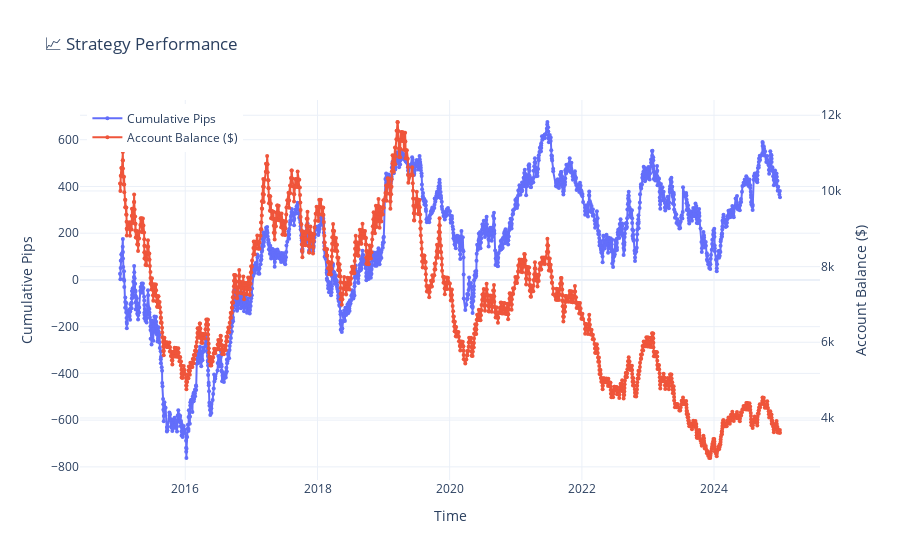
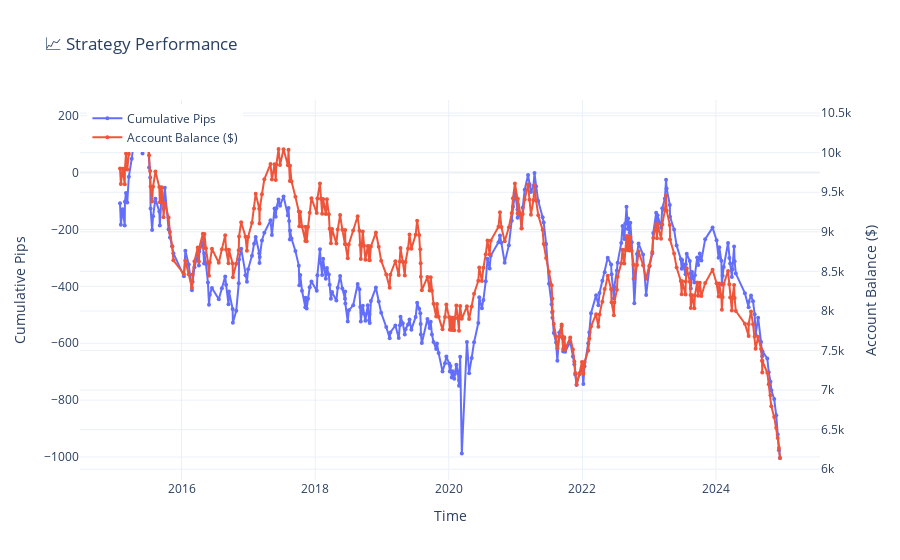
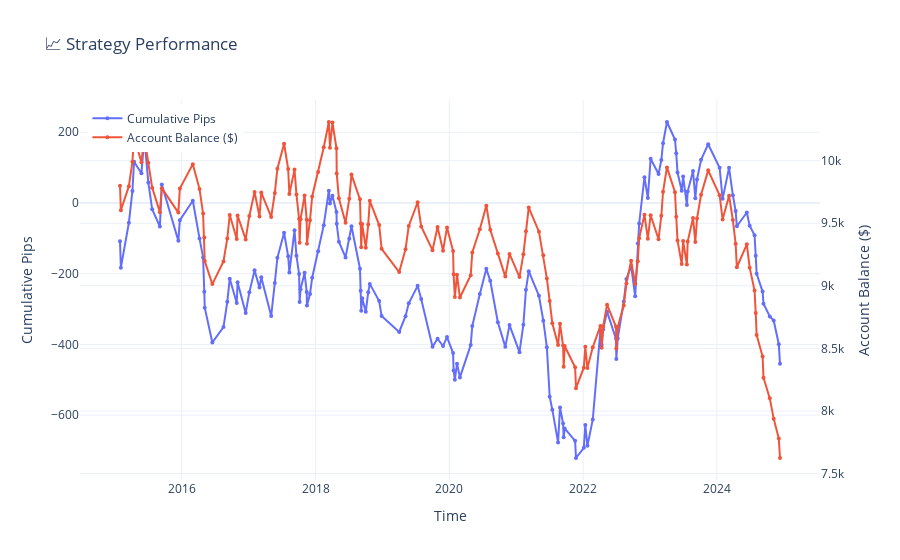
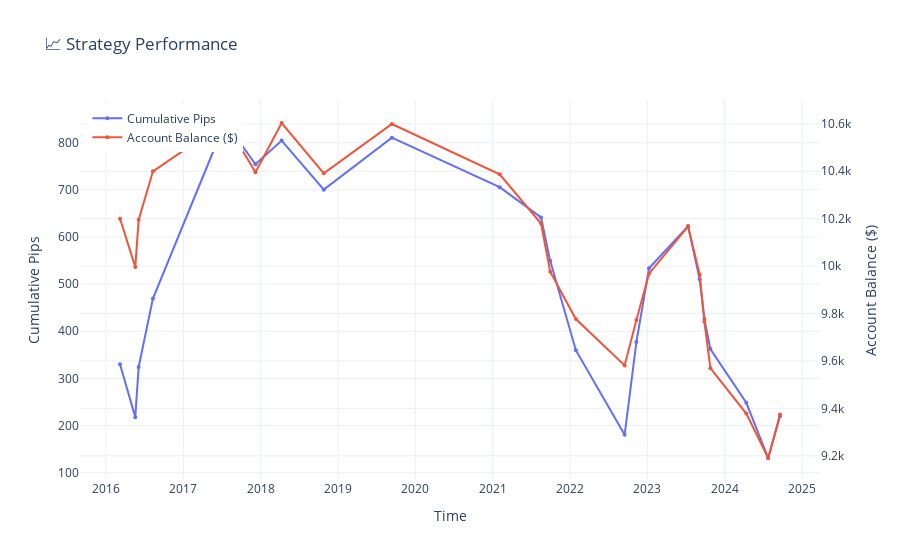

The notebook cell these images were saved under, in order:
### Code cell
pairs = ["AUD_USD", "EUR_USD", "GBP_USD", "USD_CHF", "USD_JPY"]
granularities = ['M5', 'M30', 'H1', 'H4']

for pair in pairs:
    for g in granularities:
        print(f"{pair} {g}")
        df = pd.read_pickle(f"../backtesting/results/{pair}_{g}_analyzed.pkl")
        summarize_trades(df)

### Figure 1 — Plotly figure (JSON) as saved in the notebook; plotly's stock layout.template omitted (floating-point values rounded to 4 significant figures; data arrays with more than 128 entries replaced by an {"elided": "..."} marker saying what was removed)
{"data": [{"line": {"width": 2}, "marker": {"size": 4}, "mode": "lines+markers", "name": "Cumulative Pips", "type": "scatter", "x": {"elided": "1894 str values"}, "y": {"elided": "1894 float values"}}, {"line": {"width": 2}, "marker": {"size": 4}, "mode": "lines+markers", "name": "Account Balance ($)", "type": "scatter", "x": {"elided": "1894 str values"}, "y": {"elided": "1894 float values"}, "yaxis": "y2"}], "layout": {"hovermode": "x unified", "legend": {"x": 0.01, "y": 0.99}, "title": {"text": "📈 Strategy Performance"}, "xaxis": {"title": {"text": "Time"}}, "yaxis": {"title": {"text": "Cumulative Pips"}}, "yaxis2": {"overlaying": "y", "side": "right", "title": {"text": "Account Balance ($)"}}}}

### Figure 2 — Plotly figure (JSON) as saved in the notebook; plotly's stock layout.template omitted (floating-point values rounded to 4 significant figures; data arrays with more than 128 entries replaced by an {"elided": "..."} marker saying what was removed)
{"data": [{"line": {"width": 2}, "marker": {"size": 4}, "mode": "lines+markers", "name": "Cumulative Pips", "type": "scatter", "x": {"elided": "337 str values"}, "y": {"elided": "337 float values"}}, {"line": {"width": 2}, "marker": {"size": 4}, "mode": "lines+markers", "name": "Account Balance ($)", "type": "scatter", "x": {"elided": "337 str values"}, "y": {"elided": "337 float values"}, "yaxis": "y2"}], "layout": {"hovermode": "x unified", "legend": {"x": 0.01, "y": 0.99}, "title": {"text": "📈 Strategy Performance"}, "xaxis": {"title": {"text": "Time"}}, "yaxis": {"title": {"text": "Cumulative Pips"}}, "yaxis2": {"overlaying": "y", "side": "right", "title": {"text": "Account Balance ($)"}}}}

### Figure 3 — Plotly figure (JSON) as saved in the notebook; plotly's stock layout.template omitted (floating-point values rounded to 4 significant figures; data arrays with more than 128 entries replaced by an {"elided": "..."} marker saying what was removed)
{"data": [{"line": {"width": 2}, "marker": {"size": 4}, "mode": "lines+markers", "name": "Cumulative Pips", "type": "scatter", "x": {"elided": "156 str values"}, "y": {"elided": "156 float values"}}, {"line": {"width": 2}, "marker": {"size": 4}, "mode": "lines+markers", "name": "Account Balance ($)", "type": "scatter", "x": {"elided": "156 str values"}, "y": {"elided": "156 float values"}, "yaxis": "y2"}], "layout": {"hovermode": "x unified", "legend": {"x": 0.01, "y": 0.99}, "title": {"text": "📈 Strategy Performance"}, "xaxis": {"title": {"text": "Time"}}, "yaxis": {"title": {"text": "Cumulative Pips"}}, "yaxis2": {"overlaying": "y", "side": "right", "title": {"text": "Account Balance ($)"}}}}

### Figure 4 — Plotly figure (JSON) as saved in the notebook; plotly's stock layout.template omitted (floating-point values rounded to 4 significant figures)
{"data": [{"line": {"width": 2}, "marker": {"size": 4}, "mode": "lines+markers", "name": "Cumulative Pips", "type": "scatter", "x": ["2016-03-07T14:00:00+00:00", "2016-05-18T17:00:00+00:00", "2016-06-03T17:00:00+00:00", "2016-08-10T01:00:00+00:00", "2017-07-18T01:00:00+00:00", "2017-12-07T06:00:00+00:00", "2018-04-10T01:00:00+00:00", "2018-10-26T01:00:00+00:00", "2019-09-12T13:00:00+00:00", "2021-02-02T14:00:00+00:00", "2021-08-17T01:00:00+00:00", "2021-09-29T09:00:00+00:00", "2022-01-28T10:00:00+00:00", "2022-09-15T21:00:00+00:00", "2022-11-10T10:00:00+00:00", "2023-01-09T02:00:00+00:00", "2023-07-12T13:00:00+00:00", "2023-09-05T09:00:00+00:00", "2023-09-27T17:00:00+00:00", "2023-10-25T21:00:00+00:00", "2024-04-12T13:00:00+00:00", "2024-07-24T21:00:00+00:00", "2024-09-18T17:00:00+00:00"], "y": [329.9, 217.9, 324.3, 469.3, 843.9, 754.1, 804.5, 700.4, 810.7, 705.7, 641.5, 549.4, 359.8, 180.5, 377.1, 533.6, 623.1, 510.4, 425.8, 362.4, 248.3, 131.2, 219.6]}, {"line": {"width": 2}, "marker": {"size": 4}, "mode": "lines+markers", "name": "Account Balance ($)", "type": "scatter", "x": ["2016-03-07T14:00:00+00:00", "2016-05-18T17:00:00+00:00", "2016-06-03T17:00:00+00:00", "2016-08-10T01:00:00+00:00", "2017-07-18T01:00:00+00:00", "2017-12-07T06:00:00+00:00", "2018-04-10T01:00:00+00:00", "2018-10-26T01:00:00+00:00", "2019-09-12T13:00:00+00:00", "2021-02-02T14:00:00+00:00", "2021-08-17T01:00:00+00:00", "2021-09-29T09:00:00+00:00", "2022-01-28T10:00:00+00:00", "2022-09-15T21:00:00+00:00", "2022-11-10T10:00:00+00:00", "2023-01-09T02:00:00+00:00", "2023-07-12T13:00:00+00:00", "2023-09-05T09:00:00+00:00", "2023-09-27T17:00:00+00:00", "2023-10-25T21:00:00+00:00", "2024-04-12T13:00:00+00:00", "2024-07-24T21:00:00+00:00", "2024-09-18T17:00:00+00:00"], "y": [10200.0, 9996.0, 10200.0, 10400.0, 10610.0, 10400.0, 10600.0, 10390.0, 10600.0, 10390.0, 10180.0, 9976.0, 9777.0, 9581.0, 9773.0, 9968.0, 10170.0, 9964.0, 9765.0, 9569.0, 9378.0, 9191.0, 9374.0], "yaxis": "y2"}], "layout": {"hovermode": "x unified", "legend": {"x": 0.01, "y": 0.99}, "title": {"text": "📈 Strategy Performance"}, "xaxis": {"title": {"text": "Time"}}, "yaxis": {"title": {"text": "Cumulative Pips"}}, "yaxis2": {"overlaying": "y", "side": "right", "title": {"text": "Account Balance ($)"}}}}
